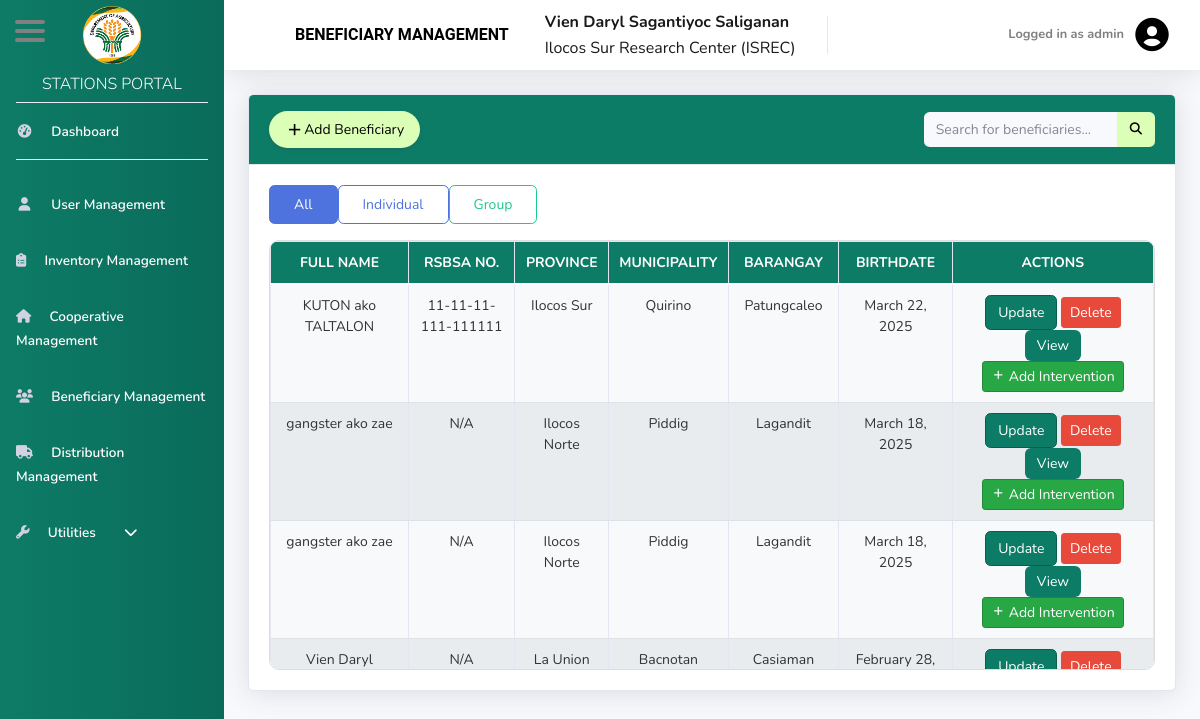
/admin/8BeneficiaryManagement.php (signed in), run on the app's committed database.
### tables this page shows
CREATE TABLE `tbl_beneficiary` (
  `beneficiary_id` int(11) NOT NULL,
  `fname` varchar(255) NOT NULL,
  `mname` varchar(255) DEFAULT NULL,
  `lname` varchar(255) NOT NULL,
  `province_name` varchar(255) NOT NULL,
  `municipality_name` varchar(255) NOT NULL,
  `barangay_name` varchar(255) NOT NULL,
  `StreetPurok` varchar(100) NOT NULL,
  `station_id` int(8) NOT NULL,
  `coop_id` int(8) NOT NULL,
  `beneficiary_type` varchar(100) NOT NULL,
  `birthdate` date NOT NULL,
  `Sex` varchar(100) NOT NULL,
  `rsbsa_no` varchar(15) DEFAULT NULL,
  `if_applicable` varchar(100) NOT NULL,
  `contact_no` char(11) NOT NULL,
  `beneficiary_category` varchar(100) NOT NULL
);

### admin/8BeneficiaryManagement.php (the view, shortened to what this page needs)
<?php
include('includes/header.php');
include('includes/navbar.php');
?>
<link rel="stylesheet" href="https://unpkg.com/boxicons@2.1.4/css/boxicons.min.css">
<div id="content-wrapper" class="d-flex flex-column">
    <div id="content">
        <nav class="navbar navbar-expand navbar-light bg-white topbar mb-4 static-top shadow">
            <span class="navbar-brand font-weight-bold" style="font-size: 18px; padding-left: 55px; color: Black; font-family: 'Roboto', sans-serif;">
                BENEFICIARY MANAGEMENT
            </span>
                <div style="padding-left: 20px; color: black; display: flex; flex-direction: column; line-height: 1;">
                    <?php
                        if (isset($_SESSION['fname']) && isset($_SESSION['lname'])) {
                            $fullName = htmlspecialchars($_SESSION['fname']) . ' ' . htmlspecialchars($_SESSION['mname']) . ' ' . htmlspecialchars($_SESSION['lname']);
                            echo '<span class="navbar-brand font-weight-bold" style="font-size: 18px;">' . $fullName . '</span>';
                        }
                        if (isset($_SESSION['station_name'])) {
                            echo '<span class="navbar-brand" style="font-size: 16px;">' . htmlspecialchars($_SESSION['station_name']) . '</span>';
                        }
                    ?>
                </div>
                <ul class="navbar-nav ml-auto">
                    <li class="nav-item dropdown no-arrow">
                        <a class="nav-link dropdown-toggle" href="#" id="userDropdown" role="button"
                        data-bs-toggle="dropdown" aria-haspopup="true" aria-expanded="false">
                            <span class="mr-2 d-none d-lg-inline text-black small font-weight-bold" style="color: grey">
                                <?php
                                $username = $_SESSION['user'];
                                echo 'Logged in as ' . htmlspecialchars($username);
                                ?>
                            </span>
                            <i style="font-size: 40px; color: black;" class="bx bxs-user-circle"></i>
                        </a>
                    </li>
                </ul>
        </nav>
<div class="container-fluid">
    <div class="card shadow mb-4">
        <div class="card-header py-3" style="background-color: #0D7C66;">
            <div class="d-flex align-items-center">
                <button type="button" class="btn d-flex align-items-center gap-2 rounded-pill shadow-sm"
                    style="background-color: #DCFFB7; color: black; border: none; padding: 8px 16px;"
                    id="btnAddBeneficiary" data-bs-toggle="modal" data-bs-target="#addBeneficiaryModal">
                    <i class='bx bx-plus' style="font-size: 1.2rem;"></i>
                    <span>Add Beneficiary</span>
                </button>
                <form class="d-none d-sm-inline-block form-inline ml-auto my-2 my-md-0 mw-100 navbar-search custom-search-form">
                    <div class="input-group">
                        <input type="text" id="search_id" class="form-control bg-light border-0 small"
                            placeholder="Search for beneficiaries..." aria-label="Search" aria-describedby="basic-addon2" onkeyup="searchBeneficiaryTable()">
                        <div class="input-group-append">
                            <button class="btn text-white" style="background-color: #DCFFB7;" type="button">
                            </button>
                        </div>
                    </div>
                </form>
            </div>
        </div>
        <div id="tab1" class="tab-content active">
            <div class="card-body">
            <div class="d-flex justify-content-start mb-3">
                <button class="btn btn-outline-primary px-4 py-2 me-2 filter-btn active" id="btnAll">All</button>
                <button class="btn btn-outline-primary px-4 py-2 me-2 filter-btn" id="btnIndividual">Individual</button>
                <button class="btn btn-outline-success px-4 py-2 filter-btn" id="btnGroup">Group</button>
            </div>
                <div style="max-height: 430px; overflow: auto; width: 100%; border: 1px solid #ddd; border-radius: 10px;">
                    <table class="table table-bordered text-center" width="100%" cellspacing="0" id="beneficiaryTable">
                        <thead class="thead" style="background-color: #0D7C66; color: white;">
                            <tr>
                                <th>Full Name</th>
                                <th>RSBSA No.</th>
                                <th>Province</th>
                                <th>Municipality</th>
                                <th>Barangay</th>
                                <th>Birthdate</th>
                                <th>Actions</th>
                            </tr>
                        </thead>
                        <tbody>
                            <?php
                            include('../conn.php');
                            function formatRsbsaNo($rsbsa_no) {
                                if (strlen($rsbsa_no) === 15) {
                                    return substr($rsbsa_no, 0, 2) . '-' .
                                        substr($rsbsa_no, 2, 2) . '-' .
                                        substr($rsbsa_no, 4, 2) . '-' .
                                        substr($rsbsa_no, 6, 3) . '-' .
                                        substr($rsbsa_no, 9, 6);
                                }
                                return $rsbsa_no;
                            }
                            $query = "SELECT beneficiary_id, fname, mname, lname, rsbsa_no, province_name, municipality_name, barangay_name, birthdate FROM tbl_beneficiary";
                            $result = $conn->query($query);
                            if ($result->num_rows > 0) :
                                while ($row = $result->fetch_assoc()) :
                                    $fullName = $row['fname'] . ' ' . (!empty($row['mname']) ? $row['mname'] . ' ' : '') . $row['lname'];
                                    $formattedBirthdate = date('F j, Y', strtotime($row['birthdate']));
                                    $rsbsa_no = !empty($row['rsbsa_no']) ? formatRsbsaNo($row['rsbsa_no']) : 'N/A';
                            ?>
                                    <tr>
                                        <td><?= $fullName ?></td>
                                        <td><?= $rsbsa_no ?></td>
                                        <td><?= $row['province_name'] ?></td>
                                        <td><?= $row['municipality_name'] ?></td>
                                        <td><?= $row['barangay_name'] ?></td>
                                        <td><?= $formattedBirthdate ?></td>
                                        <td>
                                             <button class="btn btn-primary" onclick="openUpdateBeneficiaryModal(<?= $row['beneficiary_id'] ?>)">
                                                Update
                                            </button>
                                            <button class="btn btn-danger btn-sm" onclick="deleteBeneficiary(<?= $row['beneficiary_id'] ?>)">
                                                Delete
                                            </button>
                                            <button class="btn btn-info btn-sm view-beneficiary" data-id="<?= $row['beneficiary_id'] ?>">View</button>
                                            <button type="button" class="btn btn-success btn-sm" data-bs-toggle="modal" data-bs-target="#addDistributionModal"
                                                data-beneficiary-id="<?= $row['beneficiary_id'] ?>">
                                                <i class="bx bx-plus"></i>
                                                <span>Add Intervention</span>
                                            </button>
                                        </td>
                                    </tr>
                            <?php
                                endwhile;
                            else :
                            ?>
                                <tr>
                                    <td colspan="7">No beneficiaries found.</td>
                                </tr>
                            <?php
                            endif;
                            ?>
                        </tbody>
                    </table>
                </div>
            </div>
        </div>
    </div>
</div>
    <?php
    include('includes/footer.php');
    ?>

### admin/includes/navbar.php (style rules this page uses)
.nav-item .nav-link { color: #fff !important; font-size: 16px; font-weight: 500; transition: background-color 0.3s ease, transform 0.2s ease-in-out; }

### admin/8BeneficiaryManagement.php (style rules this page uses)
.table { font-size: 14px; }
.navbar-brand { font-size: 16px !important; }
.form-control, .btn { font-size: 14px; }
.table thead { background-color: #0D7C66; color: white; font-weight: bold; text-transform: uppercase; }
.table thead th { padding: 10px; text-align: center; border-bottom: 2px solid #ffffff; }
.table tbody tr { background-color: #f8f9fa; transition: background-color 0.3s ease; }
.table tbody tr:nth-child(even) { background-color: #e9ecef; }
.table tbody td { padding: 10px; border-bottom: 1px solid #dee2e6; text-align: center; color: #333; }
.table tbody td .btn-info { background-color: #0D7C66; border: none; padding: 5px 12px; border-radius: 6px; color: white; transition: 0.3s ease; }
.custom-search-form { margin-left: 30px; }

### admin/modals/modal_for_distribution.php (style rules this page uses)
.btn-primary { background-color: #0D7C66; border-color: #0A5C4B; }
.btn-success { background-color: #28a745; border-color: #218838; }

### data on the page
tbl_beneficiary: fullName "KUTON ako TALTALON", rsbsa_no "11-11-11-111-111111", province_name "Ilocos Sur", municipality_name "Quirino", barangay_name "Patungcaleo", birthdate "March 22, 2025"
tbl_beneficiary: fullName "gangster ako zae", rsbsa_no "N/A", province_name "Ilocos Norte", municipality_name "Piddig", barangay_name "Lagandit", birthdate "March 18, 2025"
tbl_beneficiary: fullName "gangster ako zae", rsbsa_no "N/A", province_name "Ilocos Norte", municipality_name "Piddig", barangay_name "Lagandit", birthdate "March 18, 2025"
tbl_beneficiary: fullName "Vien Daryl…", rsbsa_no "N/A", province_name "La Union", municipality_name "Bacnotan", barangay_name "Casiaman", birthdate "February 28,…"

### other printed values
$fullName "Vien Daryl Sagantiyoc Saliganan"
$_SESSION['station_name'] "Ilocos Sur Research Center (ISREC)"
$username "admin"
